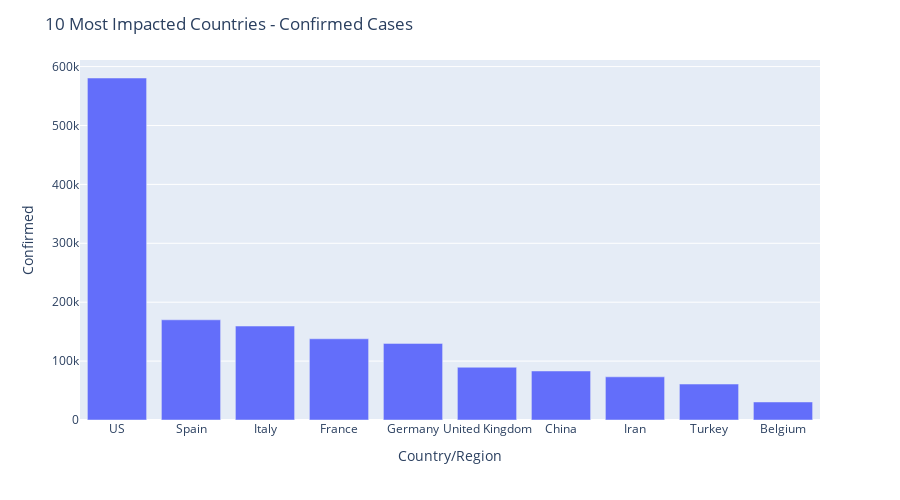

The code cell stored with this chart in its notebook:
### Code cell
# Plot top 10 confirmed cases by country

fig0 = px.bar(t10c, x = 'Country/Region', y = 'Confirmed'
             ,height=500
            ,width=900)
fig0.update_layout(title="10 Most Impacted Countries - Confirmed Cases")
fig0.show()

### Figure 1 — Plotly figure (JSON) as saved in the notebook; plotly's stock layout.template omitted (floating-point values rounded to 4 significant figures)
{"data": [{"alignmentgroup": "True", "hoverlabel": {"namelength": 0}, "hovertemplate": "Country/Region=%{x}<br>Confirmed=%{y}", "legendgroup": "", "marker": {"color": "#636efa"}, "name": "", "offsetgroup": "", "orientation": "v", "showlegend": false, "textposition": "auto", "type": "bar", "x": ["US", "Spain", "Italy", "France", "Germany", "United Kingdom", "China", "Iran", "Turkey", "Belgium"], "xaxis": "x", "y": [580619, 170099, 159516, 137875, 130072, 89570, 83213, 73303, 61049, 30589], "yaxis": "y"}], "layout": {"barmode": "relative", "height": 500, "legend": {"tracegroupgap": 0}, "margin": {"t": 60}, "title": {"text": "10 Most Impacted Countries - Confirmed Cases"}, "width": 900, "xaxis": {"anchor": "y", "autorange": true, "domain": [0, 1], "range": [-0.5, 9.5], "title": {"text": "Country/Region"}, "type": "category"}, "yaxis": {"anchor": "x", "autorange": true, "domain": [0, 1], "range": [0, 611200.0], "title": {"text": "Confirmed"}, "type": "linear"}}}
